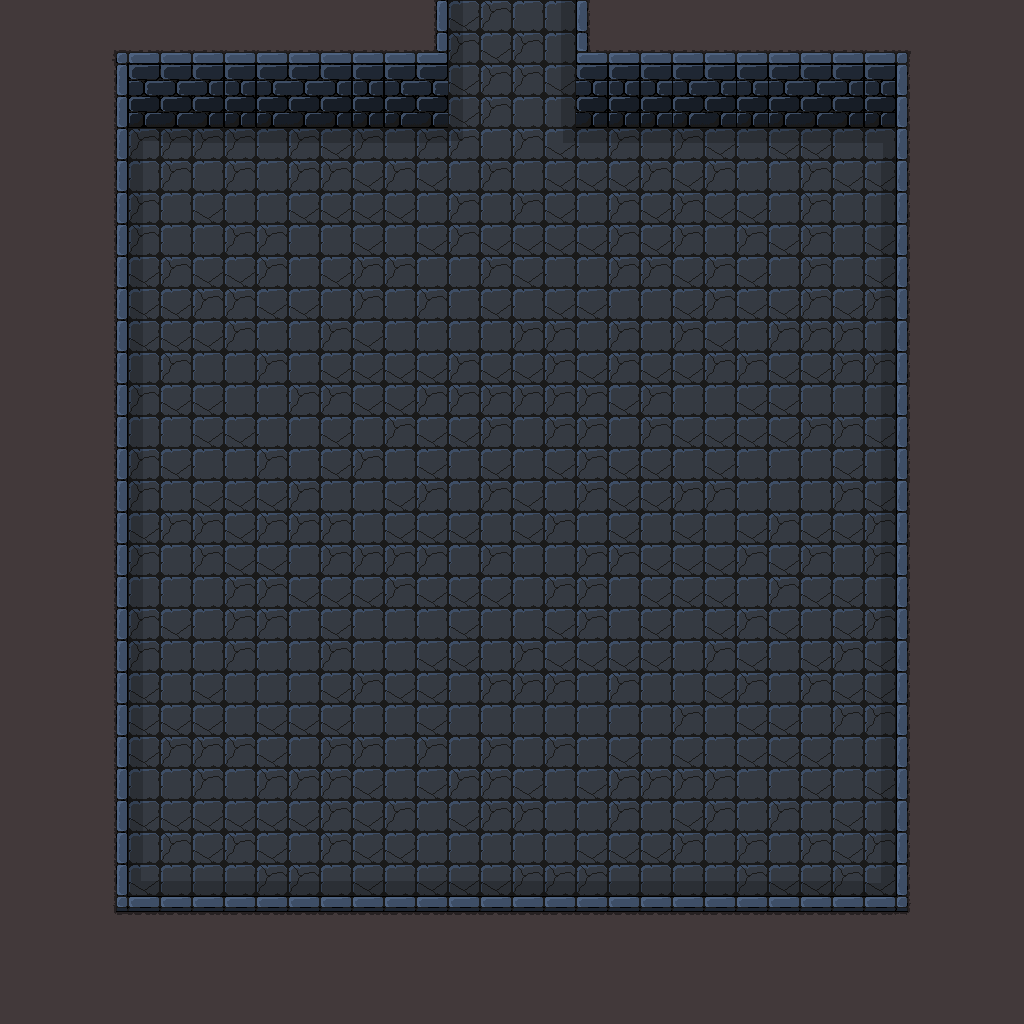

Below is a game level as drawn by its tile map, then a one-line description and the .tmx that defines it (tile-layer data replaced by summaries):
An orthogonal 32x32 tile map with 32x32 px tiles, 2 tile layers (Tile Layer 1, Tile Layer 2) and 7 objects.

<map version="1.0" orientation="orthogonal" renderorder="right-down" width="32" height="32" tilewidth="32" tileheight="32" nextobjectid="9">
 <tileset firstgid="1" name="dungeon" tilewidth="32" tileheight="32" tilecount="64">
  <image source="../assets/Sprites/Worlds/dungeon.png" width="256" height="256" />
 </tileset>
 <layer name="Tile Layer 1" width="32" height="32">
  <data>[1024 cells, 1024 non-empty, 4 distinct tile ids]</data>
 </layer>
 <layer name="Tile Layer 2" width="32" height="32">
  <data>[1024 cells, 332 non-empty, 22 distinct tile ids]</data>
 </layer>
 <objectgroup name="Object Layer 1">
  <object id="2" x="897.333" y="54.6667" width="10.6667" height="854.667" />
  <object id="3" x="118.667" y="897.333" width="788" height="12" />
  <object id="4" x="113.333" y="56" width="14.6667" height="853.333" />
  <object id="5" x="116" y="52" width="332" height="45.3333" />
  <object id="6" x="437.333" y="-5.33333" width="8" height="106.667" />
  <object id="7" x="578.667" y="2.66667" width="10.6667" height="92" />
  <object id="8" x="581.333" y="53.3333" width="326.667" height="42.6667" />
 </objectgroup>
</map>
